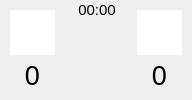
<?xml version="1.0" encoding="UTF-8"?>
<ui version="4.0">
 <class>Display</class>
 <widget class="QWidget" name="Display">
  <property name="enabled">
   <bool>true</bool>
  </property>
  <property name="geometry">
   <rect>
    <x>0</x>
    <y>0</y>
    <width>192</width>
    <height>100</height>
   </rect>
  </property>
  <property name="maximumSize">
   <size>
    <width>1400</width>
    <height>1050</height>
   </size>
  </property>
  <property name="windowTitle">
   <string>SCK Anzeigetafel</string>
  </property>
  <widget class="QGraphicsView" name="graphic_wappen_heim">
   <property name="enabled">
    <bool>true</bool>
   </property>
   <property name="geometry">
    <rect>
     <x>10</x>
     <y>10</y>
     <width>45</width>
     <height>45</height>
    </rect>
   </property>
   <property name="sizePolicy">
    <sizepolicy hsizetype="Fixed" vsizetype="Fixed">
     <horstretch>0</horstretch>
     <verstretch>0</verstretch>
    </sizepolicy>
   </property>
   <property name="font">
    <font>
     <kerning>false</kerning>
    </font>
   </property>
   <property name="acceptDrops">
    <bool>false</bool>
   </property>
   <property name="toolTip">
    <string notr="true"/>
   </property>
   <property name="statusTip">
    <string notr="true"/>
   </property>
   <property name="whatsThis">
    <string notr="true"/>
   </property>
   <property name="frameShape">
    <enum>QFrame::NoFrame</enum>
   </property>
  </widget>
  <widget class="QLabel" name="label_spielstand_gast">
   <property name="geometry">
    <rect>
     <x>137</x>
     <y>60</y>
     <width>45</width>
     <height>30</height>
    </rect>
   </property>
   <property name="sizePolicy">
    <sizepolicy hsizetype="Fixed" vsizetype="Fixed">
     <horstretch>0</horstretch>
     <verstretch>0</verstretch>
    </sizepolicy>
   </property>
   <property name="font">
    <font>
     <pointsize>20</pointsize>
    </font>
   </property>
   <property name="text">
    <string>0</string>
   </property>
   <property name="alignment">
    <set>Qt::AlignCenter</set>
   </property>
  </widget>
  <widget class="QGraphicsView" name="graphic_wappen_gast">
   <property name="geometry">
    <rect>
     <x>137</x>
     <y>10</y>
     <width>45</width>
     <height>45</height>
    </rect>
   </property>
   <property name="sizePolicy">
    <sizepolicy hsizetype="Fixed" vsizetype="Fixed">
     <horstretch>0</horstretch>
     <verstretch>0</verstretch>
    </sizepolicy>
   </property>
   <property name="font">
    <font>
     <kerning>false</kerning>
    </font>
   </property>
   <property name="acceptDrops">
    <bool>false</bool>
   </property>
   <property name="toolTip">
    <string notr="true"/>
   </property>
   <property name="statusTip">
    <string notr="true"/>
   </property>
   <property name="whatsThis">
    <string notr="true"/>
   </property>
   <property name="frameShape">
    <enum>QFrame::NoFrame</enum>
   </property>
  </widget>
  <widget class="QLabel" name="label_time">
   <property name="geometry">
    <rect>
     <x>60</x>
     <y>0</y>
     <width>74</width>
     <height>20</height>
    </rect>
   </property>
   <property name="sizePolicy">
    <sizepolicy hsizetype="Fixed" vsizetype="Fixed">
     <horstretch>0</horstretch>
     <verstretch>0</verstretch>
    </sizepolicy>
   </property>
   <property name="font">
    <font>
     <pointsize>11</pointsize>
    </font>
   </property>
   <property name="text">
    <string>00:00</string>
   </property>
   <property name="alignment">
    <set>Qt::AlignCenter</set>
   </property>
  </widget>
  <widget class="QLabel" name="label_spielstand_heim">
   <property name="geometry">
    <rect>
     <x>10</x>
     <y>60</y>
     <width>45</width>
     <height>30</height>
    </rect>
   </property>
   <property name="sizePolicy">
    <sizepolicy hsizetype="Fixed" vsizetype="Fixed">
     <horstretch>0</horstretch>
     <verstretch>0</verstretch>
    </sizepolicy>
   </property>
   <property name="font">
    <font>
     <pointsize>20</pointsize>
    </font>
   </property>
   <property name="text">
    <string>0</string>
   </property>
   <property name="alignment">
    <set>Qt::AlignCenter</set>
   </property>
  </widget>
 </widget>
 <resources/>
 <connections/>
</ui>
